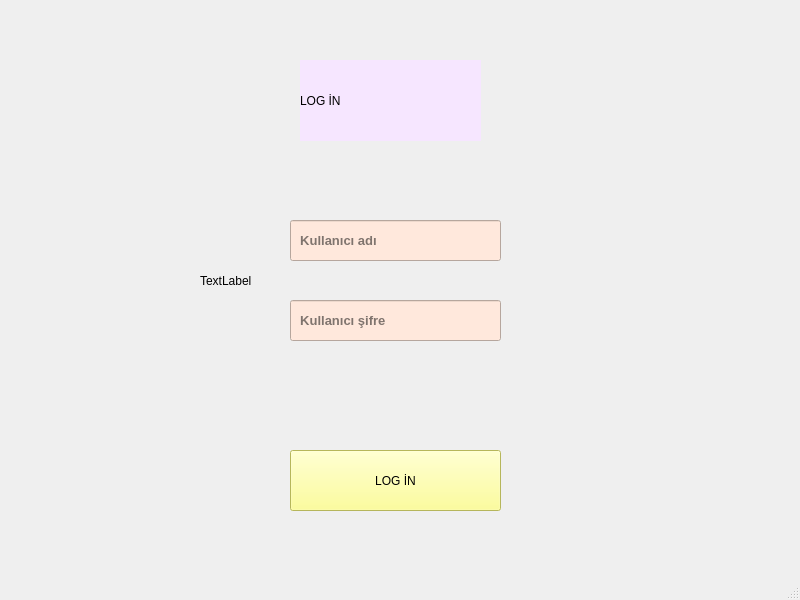
<?xml version="1.0" encoding="UTF-8"?>
<ui version="4.0">
 <class>MainWindow</class>
 <widget class="QMainWindow" name="MainWindow">
  <property name="geometry">
   <rect>
    <x>0</x>
    <y>0</y>
    <width>800</width>
    <height>600</height>
   </rect>
  </property>
  <property name="windowTitle">
   <string>MainWindow</string>
  </property>
  <widget class="QWidget" name="centralwidget">
   <widget class="QWidget" name="widget" native="true">
    <property name="geometry">
     <rect>
      <x>180</x>
      <y>10</y>
      <width>431</width>
      <height>541</height>
     </rect>
    </property>
    <widget class="QLabel" name="label">
     <property name="geometry">
      <rect>
       <x>20</x>
       <y>10</y>
       <width>381</width>
       <height>521</height>
      </rect>
     </property>
     <property name="styleSheet">
      <string notr="true">border-image: url(:/res/meyve fotosu.jpg);
border-radius:20px;</string>
     </property>
     <property name="text">
      <string>TextLabel</string>
     </property>
    </widget>
    <widget class="QLineEdit" name="Lneusername">
     <property name="geometry">
      <rect>
       <x>110</x>
       <y>210</y>
       <width>211</width>
       <height>41</height>
      </rect>
     </property>
     <property name="font">
      <font>
       <pointsize>10</pointsize>
       <weight>75</weight>
       <bold>true</bold>
      </font>
     </property>
     <property name="toolTip">
      <string/>
     </property>
     <property name="styleSheet">
      <string notr="true">background-color: rgb(255, 232, 220);</string>
     </property>
     <property name="placeholderText">
      <string>  Kullanıcı adı</string>
     </property>
    </widget>
    <widget class="QLabel" name="label_2">
     <property name="geometry">
      <rect>
       <x>120</x>
       <y>50</y>
       <width>181</width>
       <height>81</height>
      </rect>
     </property>
     <property name="styleSheet">
      <string notr="true">font: 24pt &quot;Ravie&quot;;
background-color: rgb(246, 230, 255);</string>
     </property>
     <property name="text">
      <string>LOG İN</string>
     </property>
    </widget>
    <widget class="QPushButton" name="btnlogin">
     <property name="geometry">
      <rect>
       <x>110</x>
       <y>440</y>
       <width>211</width>
       <height>61</height>
      </rect>
     </property>
     <property name="styleSheet">
      <string notr="true">font: 16pt &quot;Ravie&quot;;
background-color: rgb(255, 255, 127);</string>
     </property>
     <property name="text">
      <string>LOG İN</string>
     </property>
    </widget>
    <widget class="QLineEdit" name="Lnepassword">
     <property name="geometry">
      <rect>
       <x>110</x>
       <y>290</y>
       <width>211</width>
       <height>41</height>
      </rect>
     </property>
     <property name="font">
      <font>
       <pointsize>10</pointsize>
       <weight>75</weight>
       <bold>true</bold>
      </font>
     </property>
     <property name="toolTip">
      <string/>
     </property>
     <property name="styleSheet">
      <string notr="true">background-color: rgb(255, 232, 220);</string>
     </property>
     <property name="placeholderText">
      <string>  Kullanıcı şifre</string>
     </property>
    </widget>
   </widget>
  </widget>
  <widget class="QMenuBar" name="menubar">
   <property name="geometry">
    <rect>
     <x>0</x>
     <y>0</y>
     <width>800</width>
     <height>26</height>
    </rect>
   </property>
  </widget>
  <widget class="QStatusBar" name="statusbar"/>
 </widget>
 <resources>
  <include location="../../../../../Desktop/PHYTON PROJE/res.qrc"/>
 </resources>
 <connections/>
</ui>
